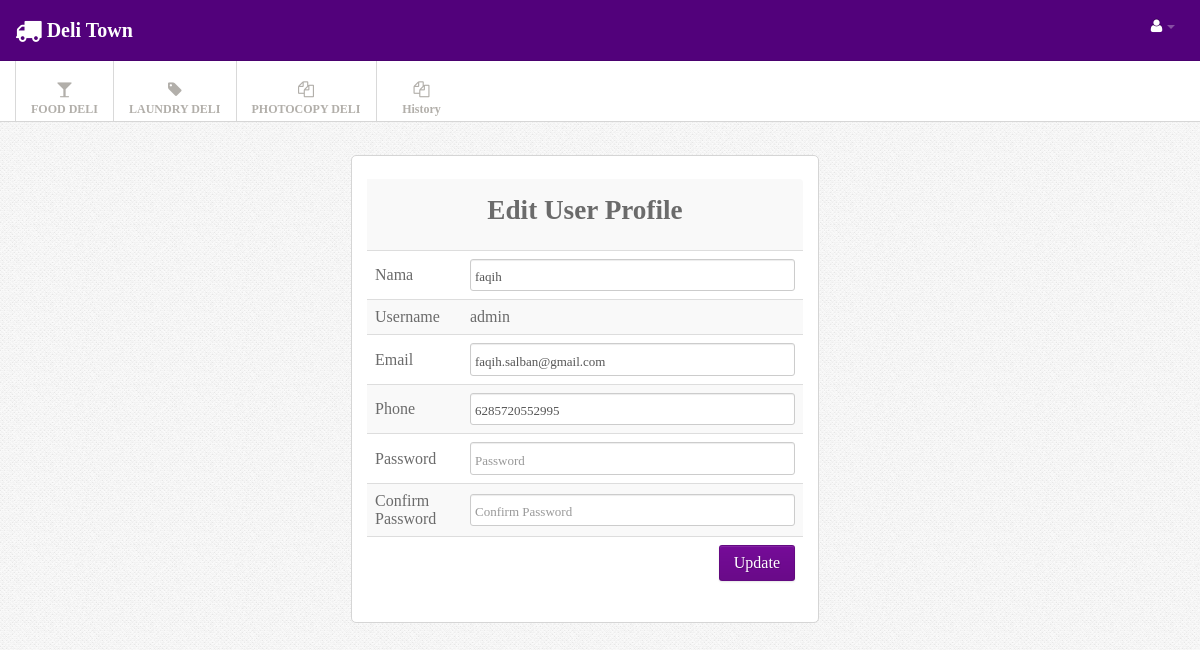
The app's page /index.php?menu=userEditProfile (signed in) with its own data.
### tables this page shows
CREATE TABLE IF NOT EXISTS `user` (
  `id_user` int(11) NOT NULL,
  `name` varchar(50) NOT NULL,
  `username` varchar(50) NOT NULL,
  `password` text NOT NULL,
  `email` varchar(50) NOT NULL,
  `phone` double NOT NULL,
  `role` int(11) NOT NULL DEFAULT '2' COMMENT '1= admin,2 = user,3=driver,4=owner',
  `date_join` datetime NOT NULL DEFAULT CURRENT_TIMESTAMP
);

### controller/userController.php (called while the page is built, shortened)
<?php
class userController {
    private $userdao;
    public function __construct() {
        $this->userdao = new userDao();
    }
    public function userEditProfile() {
        $user = $this->userdao->get_user_by_id($_SESSION['id_user']);
        require_once '/view/user/userEditProfile.php';
    }
}

### model/userDao.php (called while the page is built, shortened)
<?php
class userDao implements userInterface {
    public function get_user_by_id($id_user) {
        try {
            $conn = conection::getconection();
            $sql = "SELECT * from user where id_user=?";
            $stmt = $conn->prepare($sql);
            $stmt->bindParam(1, $id_user);
            $stmt->execute();
            while ($row = $stmt->fetch()) {
                $user = new user();
                $user->setId_user($row['id_user']);
                $user->setName($row['name']);
                $user->setPassword($row['password']);
                $user->setPhone($row['phone']);
                $user->setUsername($row['username']);
                $user->setRole($row['role']);
                $user->setEmail($row['email']);
                $user->setDate_join($row['date_join']);
            }
        } catch (Exception $e) {
            echo $e->getMessage();
            die();
        }
        return $user;
    }
}

### model/user.php (called while the page is built, shortened)
<?php
class user {
    private $name;
    private $username;
    private $email;
    private $phone;
    public function getName() {
        return $this->name;
    }
    public function getUsername() {
        return $this->username;
    }
    public function getEmail() {
        return $this->email;
    }
    public function getPhone() {
        return $this->phone;
    }
    public function setName($name) {
        $this->name = $name;
    }
    public function setUsername($username) {
        $this->username = $username;
    }
    public function setEmail($email) {
        $this->email = $email;
    }
    public function setPhone($phone) {
        $this->phone = $phone;
    }
}

### view/user/userEditProfile.php (the view, shortened to what this page needs)
<!DOCTYPE html>
<html>
    <head>
    </head>
    <body>
              <div class="navbar navbar-fixed-top">
                <div class="navbar-inner">
                  <div class="container">
                                  <a class="brand"><div class="icon-large icon-truck">
                                  </div>Deli Town</a>
                                  <div class="nav-collapse">
                                    <ul class="nav pull-right">
                                  <li class="dropdown"><a href="#" class="dropdown-toggle" data-toggle="dropdown">
                                    <i class="icon-large icon-user"></i> <b class="caret"></b></a>
                                   </li>
                                  </ul>
                    </div>
                  </div>
                </div>
              </div>
              <div class="subnavbar">
                <div class="subnavbar-inner">
                  <div class="container">
                    <ul class="mainnav">
                      <li class="dropdown"><a href="index.php?menu=deliFood" class="dropdown-toggle" >
                        <div class="icon-large icon-glass">
                        </div>
                        <span>FOOD DELI</span> <b class="caret"></b></a>
                      </li>
                      <li class="dropdown"><a href="index.php?menu=deliLaundry" class="dropdown-toggle" >
                        <div class="icon-large icon-tag">
                        </div>
                        <span>LAUNDRY DELI</span> <b class="caret"></b></a>
                      </li>
                      <li class="dropdown"><a href="index.php?menu=deliCopy" class="dropdown-toggle" >
                        <div class="icon-large icon-copy">
                        </div>
                        <span>PHOTOCOPY DELI</span> <b class="caret"></b></a>
                      </li>
                      <?php if ($_SESSION['is_logged']) { ?>
                    <li class="dropdown"><a href="index.php?menu=HistoryTransac" class="dropdown-toggle" >
                            <div class="icon-large icon-copy">
                            </div>
                            <span>History</span> <b class="caret"></b></a>
                    </li>
                    <?php } ?>
                    </ul>
                  </div>
                </div>
              </div>
<div class="main">
  <div class="main-inner">
    <div class="container">
      <center>
      <div class="rowSignup">
        <div class="widget-content">
        <form method="POST" enctype="multipart/form-data">
            <table class="table table-striped table-bordered" >
              <br>
              <tr>
                <td colspan="4"> <p style="font-size:170%; text-align: center" ><b>Edit User Profile</b></p></td>
              </tr>
                <tr>
                    <td>Nama</td>
                    <td><input type="text" class="inputNama" name="name" placeholder="Nama" value="<?php echo $user->getName(); ?>"/></td>
                </tr>
                <tr>
                    <td>Username</td>
                    <td><?php echo $user->getUsername(); ?></td>
                </tr>
                <tr>
                    <td>Email</td>
                    <td><input type="email" class="inputNama" name="email" placeholder="Email" value="<?php echo $user->getEmail(); ?>"/></td>
                </tr>
                <tr>
                    <td>Phone</td>
                    <td><input type="number" class="inputNama" name="phone" placeholder="Phone" value="<?php echo $user->getPhone(); ?>"/></td>
                </tr>
                <tr>
                    <td>Password</td>
                    <td><input type="password" class="inputNama" name="password" placeholder="Password" value=""/></td>
                </tr>
                <tr>
                    <td>Confirm Password</td>
                    <td><input type="password" class="inputNama" name="confirmPassword" placeholder="Confirm Password" value=""/></td>
                </tr>
                <tr>
                    <td></td>
                    <td>
                        <input type="submit" class="button btn btn-success btn-large" value="Update" name="btn_update"/>
                    </td>
                </tr>
            </table>
        </form>
      </div>
    </div>
  </center>
  </div>
</div>
</div>
    </body>
</html>

### css/style.css (style rules this page uses)
body { background: #f9f6f1; font : 13px/1.7em 'Kalinga'; }
p { font : 13px/1.7em 'Kalinga'; }
input, button, select, textarea { font-family:"Kalinga"; }
.table td { vertical-align: middle; }
.navbar .container { position: relative; }
.navbar-inner { padding: 7px 0; background: #52017b !important; -moz-border-radius: 0; -webkit-border-radius: 0; border-radius: 0; }
.navbar-fixed-top { position: static; }
.navbar .nav a { font-size: 11px; }
.navbar .nav>li>a { color:#fff !important; }
.navbar .brand { font-weight: 600; position: relative; top: 2px; }
.subnavbar-inner { height: 60px; background: #fff; border-bottom: 1px solid #d6d6d6; }
.subnavbar .container > ul { display: inline-block; height: 80px; padding: 0; margin: 0; }
.subnavbar .container > ul > li { float: left; min-width: 90px; height: 60px; padding: 0; margin: 0; text-align: center; vertical-align: middle; list-style: none; border-left: 1px solid #d9d9d9; }
.subnavbar .container > ul > li > a { display: block; height: 100%; padding: 0 15px; padding-top: 20px; font-size: 12px; font-weight: bold; color: #b2afaa; }
.subnavbar .container > ul > li > a > span { display: block; }
.subnavbar .caret { margin-top: 4px; border-top-color: white; border-bottom-color: white; }
.main { padding-bottom: 2em; }
.widget-content { padding: 1px 15px 15px; background: #FFF; border: 1px solid #D5D5D5; -moz-border-radius: 5px; -webkit-border-radius: 5px; border-radius: 5px; }
.widget-content:before, .widget-content:after { content:""; display:table; }
.widget-content:after { clear:both; }
.widget-content { zoom:1; }

### css/pages/signin.css (style rules this page uses)
body { background: url(../../img/body-bg.png); color:#6b6b6b; font: 13px/1.7em "Kalinga"; }

### records on screen
user: name "faqih", username "admin", email "faqih.salban@gmail.com", phone "6285720552995"
